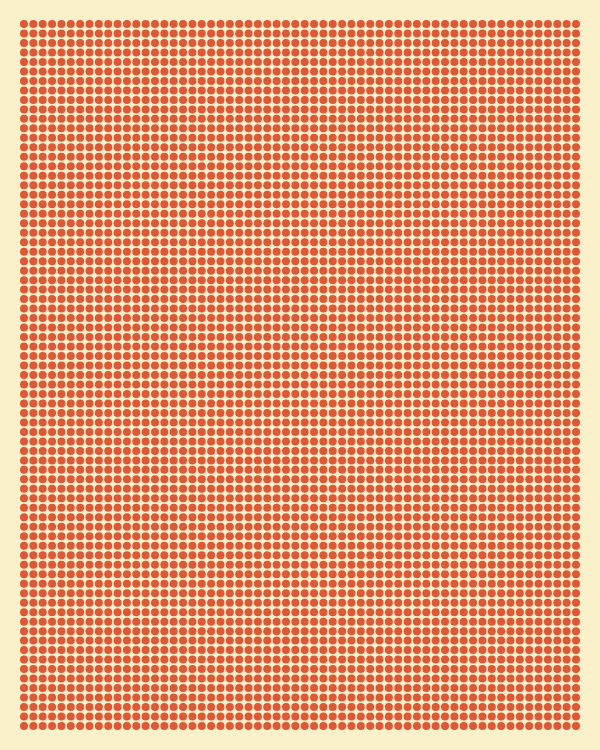
Frame 1 (no input)
Frame 60 (no input): identical to frame 1, image omitted
Frame 120 (the mouse pressed at the canvas centre since frame 60): identical to frame 1, image omitted

The p5.js sketch that drew this single still picture (run headless with seeded random() and noise() and a simulated clock; from frame 60 on, the mouse is pressed at the canvas centre):

// p5.js sketch
// ── sketch.js

// color probabilities
// randomness in position 
// appear in shape
// reduce control parameters

let colors = {
  'lemonChiffon' : '#FAF0CA',
  'tomato' : '#F85A3E',
  'atomicTangering' : '#FF7733',
  'fieryTerracotta' : '#E15634',
  'royalGold' : '#F4D35E'
}

// Parameters controlling the artwork

let canvasWidth = 600;
let canvasHeight = 750;
let widthMargin = 20;
let heightMargin = 20;
let radius = 4;
let numX = 60;
let numY = 75;
let color1Prob = 0.30;
let color2Prob = 0.30;
let color3Prob = 0.30;
let color4Prob = 0.10;

let circles = [];

let stepX;
let stepY;

function setup() {

  //
  createCanvas(canvasWidth, canvasHeight);

  //
  stepX = (canvasWidth - 2 * widthMargin - radius * 2)
          / (numX - 1)
  stepY = (canvasHeight - 2 * heightMargin - radius * 2)
          / (numY - 1)

  // Create the circles
  for (let i = 0; i < numX; i++) {
    circles[i] = [];
    for (let j = 0; j < numY; j++) {
      circles[i][j] = 
      new Circle(
              widthMargin + radius + i * stepX
            , heightMargin + radius + j * stepY
            , radius
            , colors.fieryTerracotta
          );
    }
  }
}

function draw() {
  
  background(colors.lemonChiffon); 
  
  for (let i=0; i < numX; i++){
    for (let j=0; j < numY; j++){
        circles[i][j].draw()
    }
  }
}
// ── circle.js
class Circle {
  constructor(x, y, radius, color) {
        this.x = x;
        this.y = y;
        this.radius = radius;
        this.color = color;
    }

    draw() {
    // Implementation for drawing the circle
        noStroke();
        fill(this.color);
        ellipse(this.x, this.y, this.radius * 2);
    }
}
